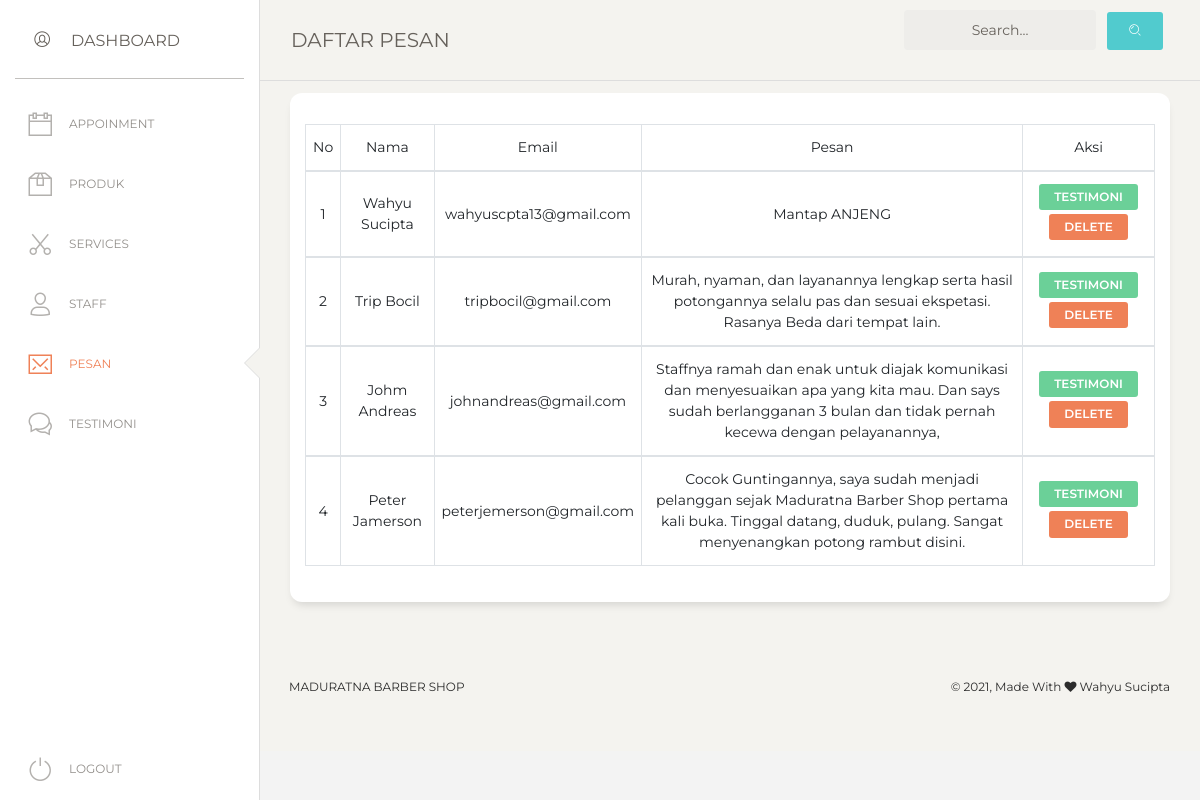
Page /admin/pesan/view.php (signed in) on the earlier database version.
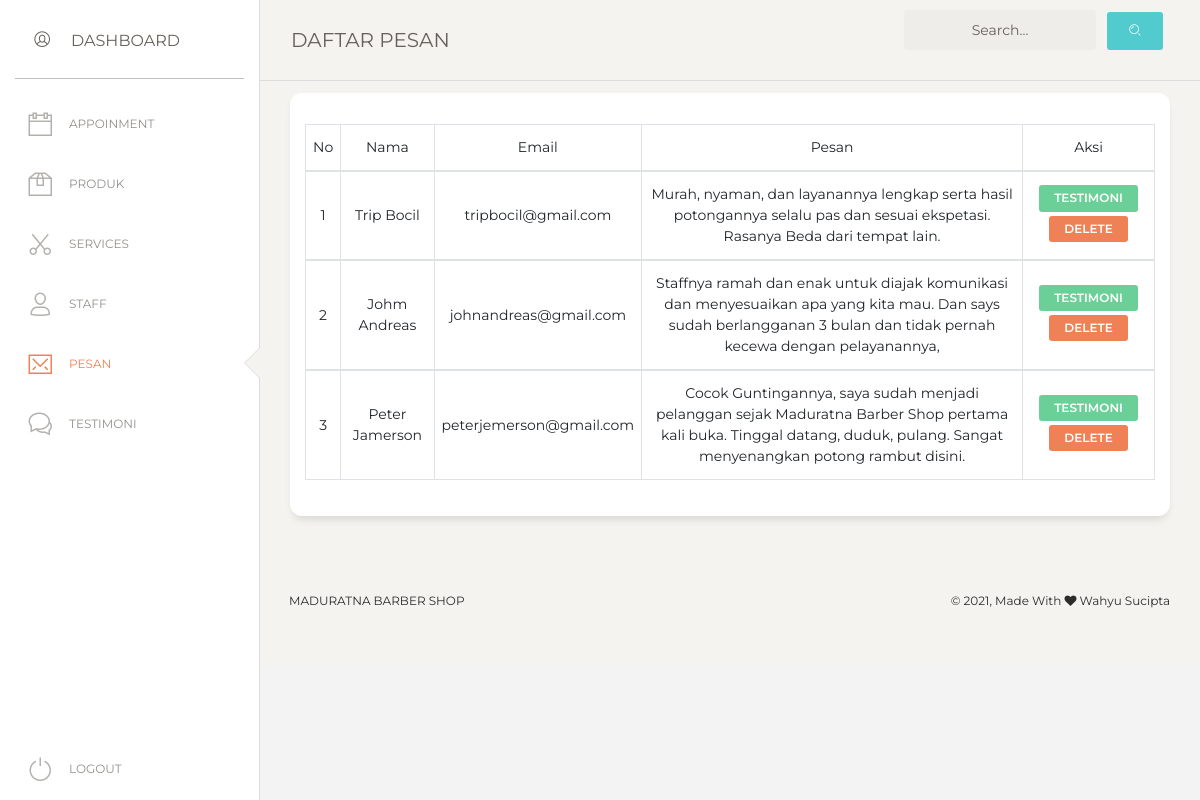
Same page on the later database version.
### tables this page shows
CREATE TABLE `tb_pesan` (
  `id_pesan` int(11) NOT NULL,
  `nama` varchar(50) NOT NULL,
  `email` varchar(50) NOT NULL,
  `pesan` text NOT NULL,
  `status` int(11) NOT NULL
);

### admin/pesan/view.php (the view, shortened to what this page needs)
<?php
    require_once "../../config/conn.php";
    if(isset($_POST['search'])){
        $a = $_POST['keyword'];
        $query = mysqli_query($conn, "SELECT * FROM tb_pesan WHERE nama LIKE '%$a%' OR email LIKE '%$a%' ");
    }
    else{
        $query = mysqli_query($conn, "SELECT * FROM tb_pesan");
    }
    $total = mysqli_num_rows($query);
?>
<!DOCTYPE html>
<html lang="en">
<head>
  <link href="https://maxcdn.bootstrapcdn.com/font-awesome/latest/css/font-awesome.min.css" rel="stylesheet">
  <link href="../assets/css/bootstrap.min.css" rel="stylesheet" />
  <link href="../assets/css/paper-dashboard.css?v=2.0.1" rel="stylesheet" />
  <link href="../assets/demo/demo.css" rel="stylesheet" />
  <link rel="stylesheet" href="../css/nav.css">
</head>
<body class="">
  <div class="wrapper ">
    <div class="sidebar" data-color="white" data-active-color="danger">
      <div class="logo">
        <a class="simple-text logo-mini">
          <div class="logo-image-small pt-1">
            <i class="nc-icon nc-circle-10"></i>
          </div>
        </a>
        <a href="" class="simple-text logo-normal">
          Dashboard
        </a>
      </div>
      <div class="sidebar-wrapper">
        <ul class="nav">
          <li>
            <a href="../app/view.php">
              <i class="nc-icon nc-calendar-60"></i>
              <p>APPOINMENT</p>
            </a>
          </li>
          <li>
            <a href="../produk/view.php">
              <i class="nc-icon nc-box-2"></i>
              <p>Produk</p>
            </a>
          </li>
          <li>
            <a href="../service/view.php">
            <i class="nc-icon nc-scissors"></i>
              <p>Services</p>
            </a>
          </li>
          <li>
            <a href="../staff/view.php">
              <i class="nc-icon nc-single-02"></i>
              <p>Staff</p>
            </a>
          </li>
          <li class="active">
            <a href="view.php">
              <i class="nc-icon nc-email-85"></i>
              <p>Pesan</p>
            </a>
          </li>
          <li>
            <a href="../testimoni/view.php">
              <i class="nc-icon nc-chat-33"></i>
              <p>Testimoni</p>
            </a>
          </li>
          <li class="active-pro">
          <a href="../process/logout.php">
              <i class="nc-icon nc-button-power"></i>
              <p>Logout</p>
            </a>
          </li>
        </ul>
      </div>
    </div>
    <div class="main-panel">
      <nav class="navbar navbar-expand-lg navbar-absolute fixed-top navbar-transparent">
        <div class="container-fluid">
          <div class="navbar-wrapper">
            <a class="navbar-brand" href="">DAFTAR PESAN</a>
          </div>
          <form action="" method="POST">
            <div class="collapse navbar-collapse justify-content-end" id="navigation">
                <div class="input-group no-border">
                  <input type="teext" name="keyword" class="form-control" placeholder="Search...">
                </div>
                <ul class="navbar-nav">
                  <li class="nav-item">
                    <button type="submit" name="search" class="btn btn-primary"><i class="nc-icon nc-zoom-split"></i></button>
                  </li>
                </ul>
            </div>
          </form>
        </div>
      </nav>
      <div class="content">
        <div class="row">
          <div class="col-md-12">
            <div class="card">
              <div class="card-body">
                <div class="table-responsive">
                  <table class="table">
                  <?php if($total <= 0){ ?>
                    <?php } else {?>
                    <table class="table table-hover table-bordered">
                        <thead align="center">
                            <td>No</td>
                            <td>Nama</td>
                            <td>Email</td>
                            <td>Pesan</td>
                            <td>Aksi</td>
                        <?php
                            $i = 1;
                            foreach ($query as $sql) :
                        ?>
                        <tbody align="center">
                          <form action="process/reply-process.php" method="POST">
                            <td><?= $i++; ?></td>
                            <td><?= $sql['nama'] ?></td>
                            <td><?= $sql['email'] ?></td>
                            <td><?= $sql['pesan'] ?></td>
                            <td><a href="process/reply-process.php?id=<?=$sql['id_pesan']?>" class="btn btn-success btn-sm mb-1">TESTIMONI</a>
                                <a onclick="return confirm('Yakin Ingin Menghapus Data Ini ?')" href="process/delete.php?id=<?=$sql['id_pesan']?>" class="btn btn-danger btn-sm mb-1">DELETE</a>
                            </td>
                          </form>
                        </tbody>
                        <?php endforeach; ?>
                        <?php }?>
                  </table>
                </div>
              </div>
            </div>
          </div>
        </div>
      </div>
      <footer class="footer footer-black  footer-white ">
        <div class="container-fluid">
          <div class="row">
            <nav class="footer-nav">
              <ul>
                <li><a href="" target="_blank">Maduratna Barber Shop</a></li>
              </ul>
            </nav>
            <div class="credits ml-auto">
              <span class="copyright">
                © , Made With <i class="fa fa-heart heart"></i> Wahyu Sucipta
              </span>
            </div>
          </div>
        </div>
      </footer>
    </div>
  </div>
</body>
</html>

### admin/assets/demo/demo.css (style rules this page uses)
body { background-color: #f3f3f3; }
.sidebar .logo { padding: 15px; }
@media all and (min-width: 992px) { .sidebar .nav>li.active-pro { position: absolute; width: 100%; bottom: 10px; } }

### admin/css/nav.css (style rules this page uses)
* { padding: 0; margin: 0; text-decoration: none; list-style: none; box-sizing: border-box; }
body { font-family: montserrat; }
nav ul li { display: inline-block; line-height: 80px; margin: 0 5px; }
.footer-nav li { margin-top: -60px !important; }
nav ul li a { color: #444; font-size: 17px; padding: 7px 13px; border-radius: 3px; text-transform: uppercase; text-decoration: none !important; }
.navbar { margin-top: -20px !important; }
.navbar-brand { margin-top: 20px; }

### admin/pesan/view.php (style rules this page uses)
input { border:none; background-color: transparent; width: 100%; padding: 10px; text-align: center; }

Differences in the rows shown:
removed tb_pesan: nama "Wahyu Sucipta", email "wahyuscpta13@gmail.com", pesan "Mantap ANJENG"
